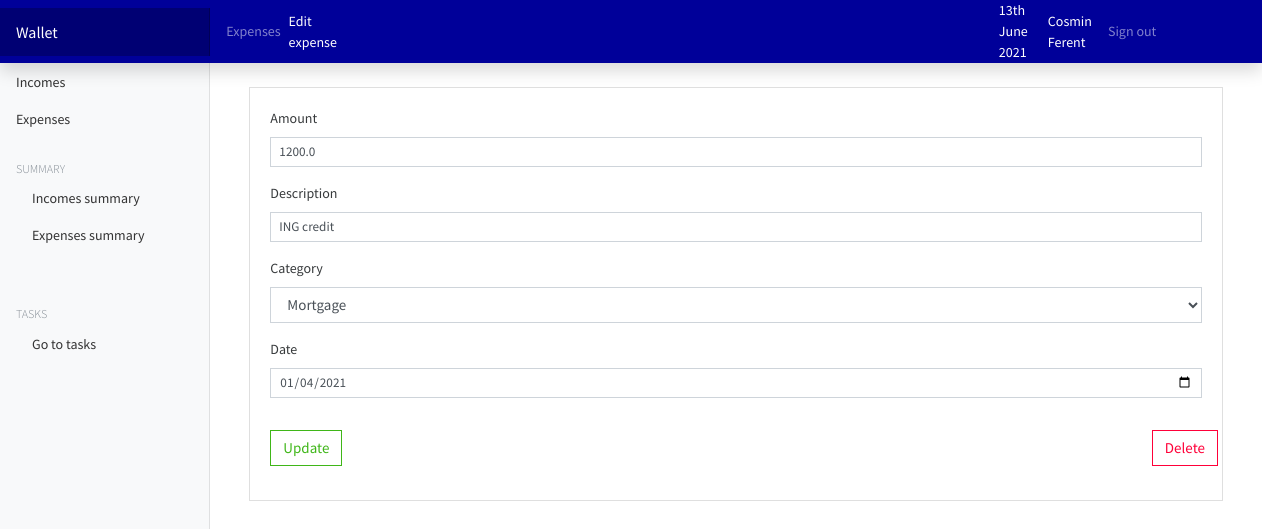
Page /wallet/edit_expense/55 (signed in) on the committed database.
### wallet/models.py (models this page shows, shortened)
class Expense(models.Model):
    owner = models.ForeignKey(to=User, on_delete=models.CASCADE)
    category = models.CharField(max_length=250)
    description = models.TextField()
    amount = models.FloatField()
    date = models.DateField(default=now)
    class Meta:
        ordering: ['-date']

### wallet/views.py (the view, shortened to what this page needs)
# urls.py: path('edit_expense/<int:id>', views.edit_expense, name='edit-expense'),
@login_required(login_url='/authentication/login/')
def edit_expense(request, id):
    expense = Expense.objects.get(pk=id)
    categories = Category.objects.all()
    context = {
        'expense': expense,
        'values': expense,
        'categories': categories
    }
    if request.method == 'GET':
        return render(request, 'wallet/edit_expense.html', context)

### wallet/templates/wallet/edit_expense.html (shortened to what this page needs)
{% extends 'wallet/base.html' %}
        {% block topmenu %}
            <li class="nav-item text-nowrap mr-2"><a class="nav-link" href="{% url 'expenses' %}">Expenses</a></li>
            <li class="breadcrumb-item active" style="color: white; padding-right: 7px;" aria-current="page">Edit expense</li>
        {% endblock %}
        {% block content %}
            <div class="container mt-4">
                <div class="card">
                    <div class="card-body">
                        <form action="{% url 'edit-expense' expense.id %}" method="post">
                            <div class="form-group">
                                <label for="">Amount</label>
                                <input type="number" class="form-control form-control-sm" name="amount" value="{{ values.amount }}">
                            </div>
                            <div class="form-group">
                                <label for="">Description</label>
                                <input type="text" class="form-control form-control-sm" name="description" value="{{ values.description }}">
                            </div>
                            <div class="form-group">
                                <label for="">Category</label>
                                <select class="form-control" name="category">
                                    <option selected name="category" value="{{ values.category }}">
                                            {{ values.category }}
                                    </option>
                                </select>
                            </div>
                            <div class="form-group">
                                <label for="">Date</label>
                                <input type="date" value="{{ values.date|date:'Y-m-d' }}" class="form-control form-control-sm" name="expense_date">
                            </div>
                            <div class="row">
                                <div class="col-md-11 mt-3">
                                    <input type="submit" value="Update" class="btn btn-outline-success btn-outline-success-sm">
                                </div>
                                <div class="col-md-1 mt-3">
                                    <a href="{% url 'delete-expense' expense.id %}" class="btn btn-outline-danger btn-outline-danger-sm">Delete</a>
                                </div>
                            </div>
                         </form>
                    </div>
                </div>
            </div>
        {% endblock %}

### wallet/templates/wallet/base.html (shortened to what this page needs)
{% load static %}
<html lang="en">
    <head>
        <link href="{% static 'wallet/css/bootstrap.min.css' %}" rel="stylesheet">
        <link href="{% static 'wallet/css/main.css' %}" rel="stylesheet">
        <link href="{% static 'wallet/css/dashboard.css' %}" rel="stylesheet">
    </head>
    <body>
        <nav class="navbar navbar-dark sticky-top flex-md-nowrap p-0 shadow" style="background-color: #000099;">
            <a class="navbar-brand col-md-3 col-lg-2 mr-0 px-3" href="{% url 'wallet-home' %}">Wallet</a>
            <ul class="navbar-nav px-3" style="display: flex; flex-direction: row; align-items: center;">
                {% block topmenu %}
                {% endblock %}
                <li style="color: white; padding-right: 20px">{% now "jS F Y" %}</li>
                <li class="" style="color: white;">{{ request.user.get_full_name }}</li>
                <li class="nav-item text-nowrap">
                    <a class="nav-link ml-3" href="{% url 'logout' %}">Sign out</a>
                </li>
            </ul>
        </nav>
        <div class="container-fluid">
            <div class="row">
                {% include 'wallet/partials/_sidebar.html' %}
                <main role="main" class="col-md-9 ml-sm-auto col-lg-10 px-md-4">
                    {% block content %}
                    {% endblock %}
                </main>
            </div>
        </div>
    </body>
</html>

### walletwebsite/static/wallet/css/dashboard.css (style rules this page uses)
body { font-size: .875rem; }
.navbar-brand { padding-top: .75rem; padding-bottom: .75rem; font-size: 1rem; background-color: rgba(0, 0, 0, .25); box-shadow: inset -1px 0 0 rgba(0, 0, 0, .25); }

### rows in the picture
Expense: amount "1200.0", description "ING credit", category "Mortgage", expense_date "01/04/2021"

### other values in the picture
{{ request.user.get_full_name }} "Cosmin Ferent"
